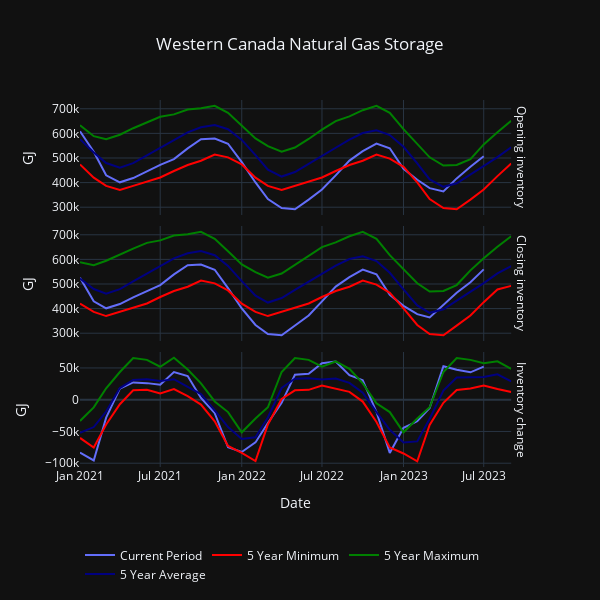

Write notebook code for a chart like this one.
### Code cell
import plotly.express as px
import plotly.graph_objects as go

# Create custom legend names
legend_names = {
    'GJ': 'Current Period',
    'Rolling_5_Year_Min': '5 Year Minimum',
    'Rolling_5_Year_max': '5 Year Maximum',
    'Avg_5_Year': '5 Year Average'    
}

# Create the figure
fig4 = px.line(df_western, x='Date', y=['GJ', 'Rolling_5_Year_Min', 'Rolling_5_Year_max','Avg_5_Year'], facet_row='Storage',
               title="Western Canada Natural Gas Storage",
               facet_row_spacing=0.0, facet_col_spacing=0.0, facet_col_wrap=3)

# Update annotations to remove unwanted text
fig4.for_each_annotation(lambda a: a.update(text=a.text.split("=")[-1]))

# Update y-axes to not have any shared scales
fig4.update_yaxes(matches=None)

# Update the layout with the dark template and center-aligned title
fig4.update_layout(
    template="plotly_dark",
    title_x=0.5,
    height=600,
    width=600,
    legend_title_text=""  # Change the legend title to "Legend"
)

# Customize hovertemplate to show only the 'value'
fig4.update_traces(hovertemplate='<b>Date</b>: %{x}<br>'
                                '<b>Value (GJ)</b>: %{y}<br>')

# Update trace names with custom legend names
for trace in fig4.data:
    trace.name = legend_names.get(trace.name, '')

# Update x-axis and y-axis titles
# fig2.update_xaxes(title_text="Date")
fig4.update_yaxes(title_text="GJ")

# Move the legend to the bottom
fig4.update_layout(legend=dict(x=0, y=-0.2, orientation="h"))

# Change the color of the "5 Year Average" line to pink

fig4.update_traces(selector=dict(name='5 Year Average'), line=dict(color='navy'))
fig4.update_traces(selector=dict(name='5 Year Minimum'), line=dict(color='red'))
fig4.update_traces(selector=dict(name='GJ'), line=dict(color='blue'))
fig4.update_traces(selector=dict(name='5 Year Maximum'), line=dict(color='green'))


# Show the plot
fig4.show()
